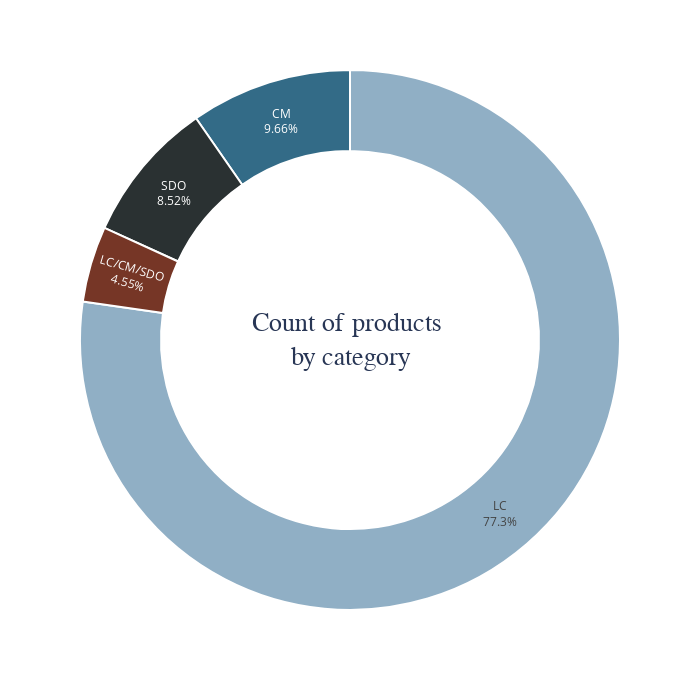

The notebook cell this image was saved under:
### Markdown cell above
# Can we get the count for sub category?
we now answer this question by creating functions for subcatergory

### Code cell
plt.figure(figsize = (12, 12))
sns.set_style("white")
plt.title('Count of products by subcategory', size = 35, x = 0.2, y = 1.06, fontname = 'monospace', color = '#283655')
a = sns.barplot(data = products['Primary Essential Function'].value_counts().reset_index(), x = 'Primary Essential Function', y = 'index', color = '#90afc5')
plt.xticks([])
plt.yticks(fontname = 'monospace', fontsize = 10, color = '#283655')
plt.ylabel('')
plt.xlabel('')

a.spines['left'].set_linewidth(1.5)
for w in ['right', 'top', 'bottom']:
    a.spines[w].set_visible(False)
    
for p in a.patches:
    width = p.get_width()
    plt.text(1 + width, p.get_y() + 0.55 * p.get_height(), f'{int(width)}',
             ha = 'center', va = 'center', fontname = 'monospace', fontsize = 11, color = '#283655')

plt.show()
##########
fig = px.pie(products.query("Basic_category != 'x'")['Basic_category'].value_counts().reset_index().rename(columns = {'Basic_category': 'count'}), values = 'count', names = 'index', width = 700, height = 700)

fig.update_traces(textposition = 'inside', 
                  textinfo = 'percent + label', 
                  hole = 0.7, 
                  marker = dict(colors = ['#90afc5','#336b87','#2a3132','#763626'], line = dict(color = 'white', width = 2)))

fig.update_layout(annotations = [dict(text = 'Count of products <br>by category', 
                                      x = 0.5, y = 0.5, font_size = 26, showarrow = False, 
                                      font_family = 'monospace',
                                      font_color = '#283655')],
                  showlegend = False)
                  
fig.show()

### Figure 1 — Plotly figure (JSON) as saved in the notebook; plotly's stock layout.template omitted (floating-point values rounded to 4 significant figures)
{"data": [{"domain": {"x": [0, 1], "y": [0, 1]}, "hole": 0.7, "hovertemplate": "index=%{label}<br>count=%{value}<extra></extra>", "labels": ["LC", "CM", "SDO", "LC/CM/SDO"], "legendgroup": "", "marker": {"colors": ["#90afc5", "#336b87", "#2a3132", "#763626"], "line": {"color": "white", "width": 2}}, "name": "", "showlegend": true, "textinfo": "percent+label", "textposition": "inside", "type": "pie", "values": [272, 34, 30, 16]}], "layout": {"annotations": [{"font": {"color": "#283655", "family": "monospace", "size": 26}, "showarrow": false, "text": "Count of products <br>by category", "x": 0.5, "y": 0.5}], "height": 700, "legend": {"tracegroupgap": 0}, "margin": {"t": 60}, "showlegend": false, "width": 700}}
